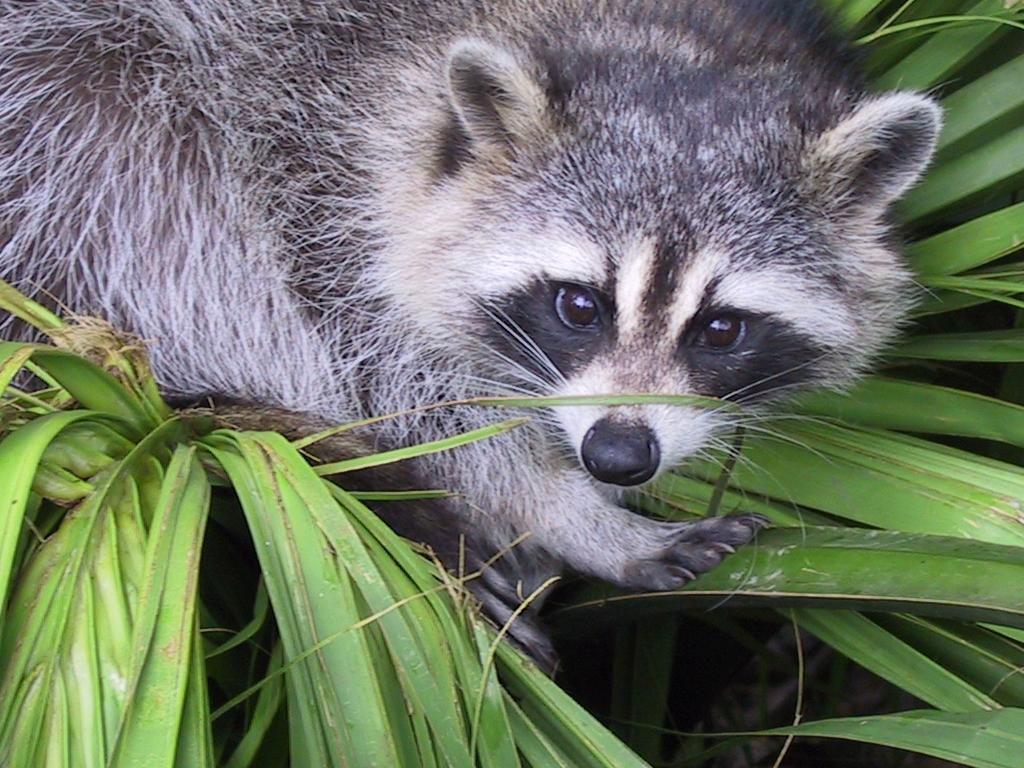
#> input picture ex04/animal.jpeg, 1024 x 768 px
$ python rotate.py
#> lines starting #> are read from the running program, lines starting #| are printed output that depends on the picture
### ex05/load_image.py
import numpy as np
from PIL import Image


def ft_load(path: str) -> np.array:
    """Load an image from a file and return it as a numpy array."""
#> called with path = './animal.jpeg'
    try:
        img = Image.open(path)
#> img is the input picture: PIL image 1024x768 RGB; mean R, G, B 110.7, 117.7, 102.1
        img_array = np.array(img)
        print("The shape of image is:", img_array.shape)
#| The shape of image is: (768, 1024, 3)
        return img_array
    except FileNotFoundError:
        print("File not found.")
        return None
    except Exception as e:
        print("An error occurred:", e)
        return None


# [2 lines that do not run on import are left out]

### ex04/rotate.py
import numpy as np
from PIL import Image
from load_image import ft_load


def rotate(array: np.array):
    """rotate picture in"""
    try:
        sliced_array = array[200:600, 200:600, 0:1]
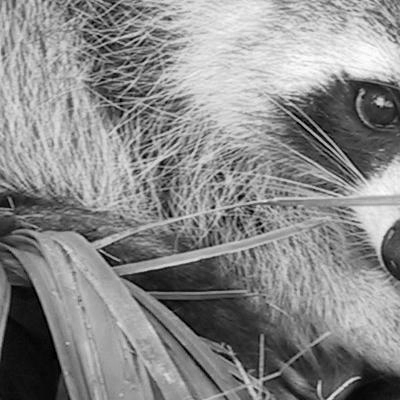
#> sliced_array: shape (400, 400, 1); min 0, max 255, mean 136.9
        sliced = np.squeeze(sliced_array, axis=2)
        print("The shape after Slice:", sliced)
#> (printed output is left out)
        img = Image.fromarray(sliced)
        img.show()
        img.save("sliced_image.jpeg")
        rotated = np.zeros(shape=sliced.shape)
        len = sliced.shape[0]
#> len = 400
        for x in range(sliced.shape[0]):
            for y in range(sliced.shape[1]):
                rotated[len - 1 - y, x] = sliced[x, y]
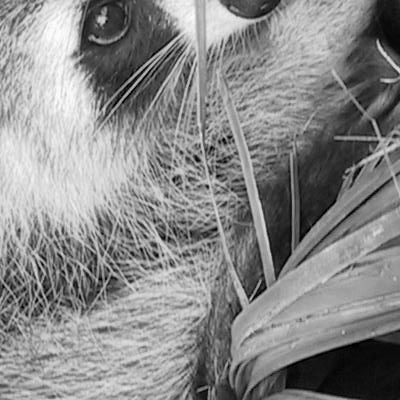
#> rotated: shape (400, 400) float64; min 0, max 255, mean 136.9
        print("The shape after Rotate:", rotated.astype(np.uint8))
#> (printed output is left out)
        img = Image.fromarray(rotated.astype(np.uint8))
#> img: PIL image 400x400 L
        img.show()
        img.save("rotated_image.jpeg")
        return array
    except FileNotFoundError:
        print("File not found.")
        return None
    except Exception as e:
        print("An error occurred:", e)
        return None


if __name__ == "__main__":
    # print(ft_load("./animal.jpeg"))
    # print(rotate(ft_load("./animal.jpeg")))
    rotate(ft_load("./animal.jpeg"))
